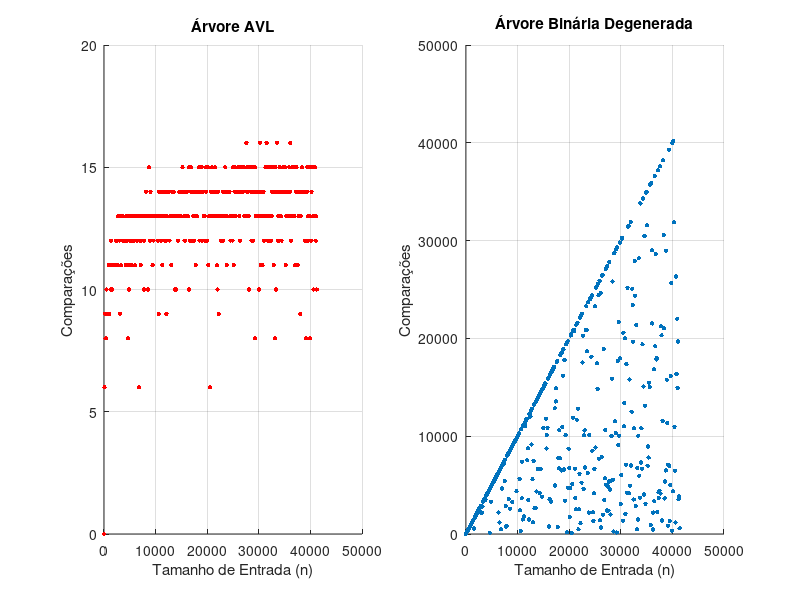

The MATLAB source for this figure:
% Leitura dos dados do arquivo AVL
avl_data = dlmread('output_avl.txt', '\t');
avl_n = avl_data(:, 1);
avl_comparisons = avl_data(:, 2);

% Leitura dos dados do arquivo Degenerate
degenerate_data = dlmread('output_degenerate.txt', '\t');
degenerate_n = degenerate_data(:, 1);
degenerate_comparisons = degenerate_data(:, 2);

% Cria o gráfico de dispersão (apenas pontos) para a Árvore AVL (pontos vermelhos e menores)
subplot(1, 2, 1);
scatter(avl_n, avl_comparisons, 10, 'r', 'filled'); % Tamanho 10 e cor vermelha
title('Árvore AVL');
xlabel('Tamanho de Entrada (n)');
ylabel('Comparações');
grid on;

% Cria o gráfico de dispersão (apenas pontos) para a Árvore Binária Degenerada (pontos menores)
subplot(1, 2, 2);
scatter(degenerate_n, degenerate_comparisons, 10, 'filled'); % Tamanho 10
title('Árvore Binária Degenerada');
xlabel('Tamanho de Entrada (n)');
ylabel('Comparações');
grid on;

% Ajusta o tamanho da janela de plotagem
set(gcf, 'Position', [100, 100, 1200, 500]);

